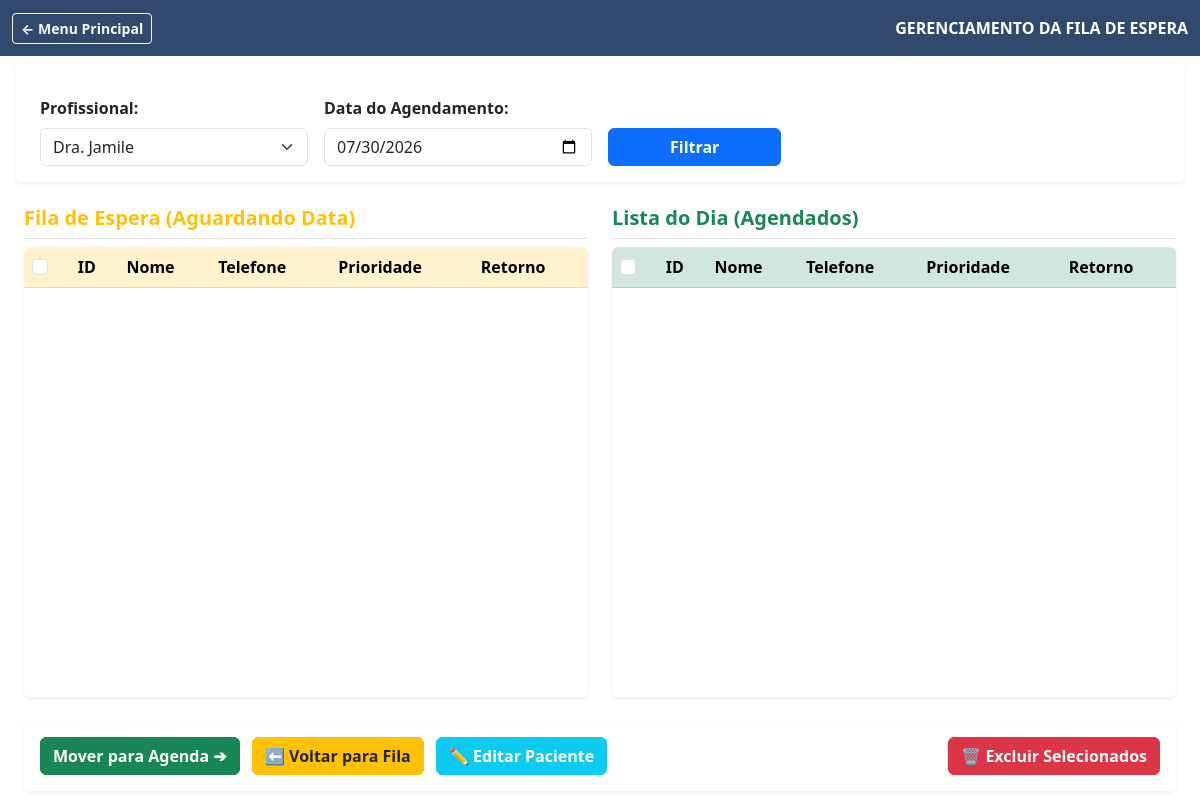
/espera, run on an earlier commit of the app's database.
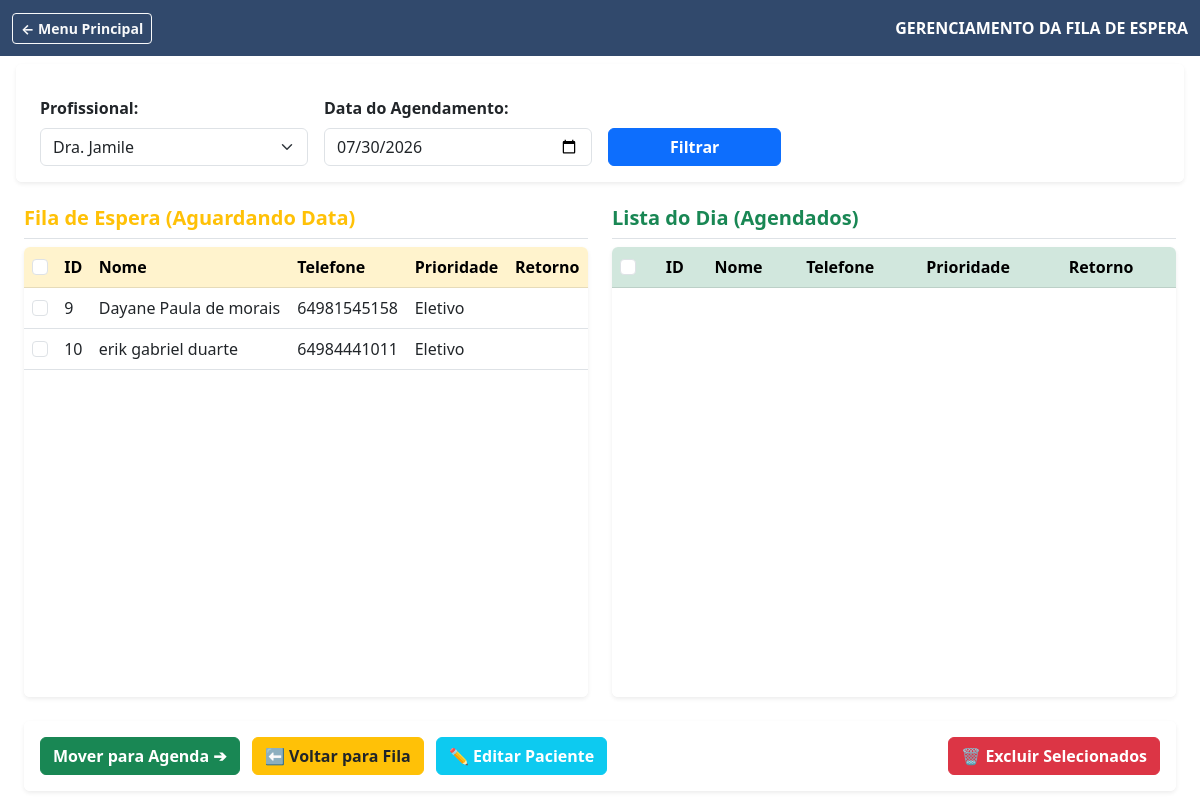
And on a later commit of the database.
### tables this page shows
CREATE TABLE pacientes (
            id INTEGER PRIMARY KEY AUTOINCREMENT,
            nome TEXT NOT NULL,
            telefone TEXT NOT NULL,
            profissional TEXT,
            status TEXT,
            prioridade TEXT,
            atendimento_tipo TEXT DEFAULT 'Primeira Vez',
            data_consulta TEXT
        , status_aviso TEXT DEFAULT 'Nenhum', status_atendimento TEXT DEFAULT 'Agendado');

### routes_espera.py (the view)
@espera_bp.route('/espera')
def tela_espera():
    prof_selecionado = request.args.get('profissional', 'Dra. Jamile')
    data_selecionada = request.args.get('data', datetime.date.today().strftime('%Y-%m-%d'))
    conexao = current_app.conectar_banco()
    cursor = conexao.cursor()
    cursor.execute("""
        SELECT id, nome, telefone, prioridade, atendimento_tipo, profissional
        FROM pacientes WHERE profissional = ? AND status = 'Aguardando'
        ORDER BY CASE prioridade WHEN 'Urgente' THEN 1 WHEN 'Prioritário' THEN 2 ELSE 3 END, id ASC
    """, (prof_selecionado,))
    fila_espera = cursor.fetchall()
    cursor.execute("""
        SELECT id, nome, telefone, prioridade, atendimento_tipo, profissional
        FROM pacientes WHERE profissional = ? AND status = 'Agendado' AND data_consulta = ?
        ORDER BY CASE prioridade WHEN 'Urgente' THEN 1 WHEN 'Prioritário' THEN 2 ELSE 3 END, id ASC
    """, (prof_selecionado, data_selecionada))
    agenda = cursor.fetchall()
    conexao.close()
    return render_template('espera.html', fila=fila_espera, agenda=agenda,
                           prof_atual=prof_selecionado, data_atual=data_selecionada)

### app.py (called while the page is built)
def conectar_banco():
    caminho_banco = os.path.join('database', 'banco.db')
    import sqlite3
    return sqlite3.connect(caminho_banco)

### templates/espera.html (shortened to what this page needs)
<!DOCTYPE html>
<html lang="pt-BR">
<head>
    <link href="https://cdn.jsdelivr.net/npm/bootstrap@5.3.0/dist/css/bootstrap.min.css" rel="stylesheet">
    <link rel="stylesheet" href="{{ url_for('static', filename='estilo.css') }}">
</head>
<body>
    <nav class="navbar navbar-dark" style="background-color: rgba(27, 54, 93, 0.9);">
        <div class="container-fluid">
            <a class="btn btn-outline-light btn-sm fw-bold" href="/">← Menu Principal</a>
            <span class="navbar-text text-white fw-bold">GERENCIAMENTO DA FILA DE ESPERA</span>
        </div>
    </nav>
    <div class="container-fluid mt-4 px-4">
        <form method="GET" action="/espera" class="row g-3 bg-white p-3 shadow-sm rounded mb-4 align-items-end">
            <div class="col-md-3">
                <label class="form-label fw-bold">Profissional:</label>
                <select name="profissional" class="form-select">
                    <option {% if prof_atual == 'Dra. Jamile' %}selected{% endif %}>Dra. Jamile</option>
                </select>
            </div>
            <div class="col-md-3">
                <label class="form-label fw-bold">Data do Agendamento:</label>
                <input type="date" name="data" class="form-control" value="{{ data_atual }}" required>
            </div>
            <div class="col-md-2">
                <button type="submit" class="btn btn-primary w-100 fw-bold">Filtrar</button>
            </div>
        </form>
        <form method="POST" action="/acoes_espera" id="formAcoes">
            <div class="row">
                <div class="col-md-6">
                    <h5 class="text-warning fw-bold border-bottom pb-2">Fila de Espera (Aguardando Data)</h5>
                    <div class="bg-white shadow-sm rounded overflow-auto" style="height: 450px;">
                        <table class="table table-hover align-middle mb-0">
                            <thead class="table-warning sticky-top">
                                <tr>
                                    <th scope="col"><input class="form-check-input" type="checkbox" id="checkAllFila"></th>
                                    <th>ID</th>
                                    <th>Nome</th>
                                    <th>Telefone</th>
                                    <th>Prioridade</th>
                                    <th>Retorno</th>
                                </tr>
                            </thead>
                            <tbody>
                                {% for pac in fila %}
                                <tr>
                                    <td>
                                        <input class="form-check-input pac-check" type="checkbox" name="pacientes_ids" value="{{ pac[0] }}"
                                        data-nome="{{ pac[1] }}" data-tel="{{ pac[2] }}" data-prior="{{ pac[3] }}" data-tipo="{{ pac[4] }}" data-prof="{{ pac[5] }}">
                                    </td>
                                    <td>{{ pac[0] }}</td>
                                    <td>{{ pac[1] }}</td>
                                    <td>{{ pac[2] }}</td>
                                    <td>{{ pac[3] }}</td>
                                    <td>{% if pac[4] == 'Retorno' %}✅{% endif %}</td>
                                </tr>
                                {% endfor %}
                            </tbody>
                        </table>
                    </div>
                </div>
                <div class="col-md-6">
                    <h5 class="text-success fw-bold border-bottom pb-2">Lista do Dia (Agendados)</h5>
                    <div class="bg-white shadow-sm rounded overflow-auto" style="height: 450px;">
                        <table class="table table-hover align-middle mb-0">
                            <thead class="table-success sticky-top">
                                <tr>
                                    <th scope="col"><input class="form-check-input" type="checkbox" id="checkAllAgenda"></th>
                                    <th>ID</th>
                                    <th>Nome</th>
                                    <th>Telefone</th>
                                    <th>Prioridade</th>
                                    <th>Retorno</th>
                                </tr>
                            </thead>
                        </table>
                    </div>
                </div>
            </div>
            <div class="d-flex justify-content-between mt-4 bg-white p-3 shadow-sm rounded">
                <div>
                    <button type="submit" name="acao" value="mover_agenda" class="btn btn-success fw-bold me-2">Mover para Agenda ➔</button>
                    <button type="submit" name="acao" value="voltar_espera" class="btn btn-warning text-dark fw-bold me-2">⬅ Voltar para Fila</button>
                    <button type="button" class="btn btn-info text-white fw-bold" onclick="abrirModalEdicao()">✏️ Editar Paciente</button>
                </div>
                <button type="submit" name="acao" value="excluir" class="btn btn-danger fw-bold" onclick="return confirm('Deletar os pacientes selecionados?');">🗑️ Excluir Selecionados</button>
            </div>
        </form>
    </div>
</body>
</html>

What changed in the data, as far as the page shows it:
added pacientes: id "9", nome "Dayane Paula de morais", telefone "64981545158", prioridade "Eletivo"
added pacientes: id "10", nome "erik gabriel duarte", telefone "64984441011", prioridade "Eletivo"
